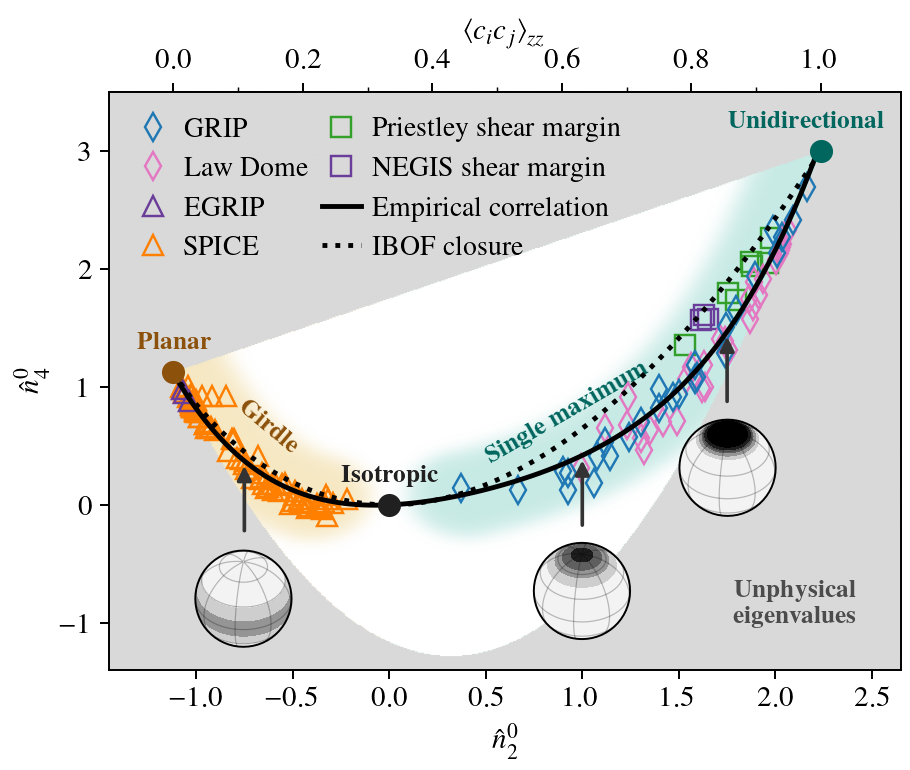

Recreate this plot in Python.
# N. M. Rathmann <[email redacted]>, 2023

import sys, os, copy, code # code.interact(local=locals())
import numpy as np
from scipy.optimize import curve_fit
import pickle, glob

import matplotlib.pyplot as plt
import matplotlib.gridspec as gridspec
import cartopy.crs as ccrs

from localheader import *
from experiments import * # experiment definitions (data structures for experiment files, etc.)
sys.path.insert(0, '../../../demo') # for importing local specfabpy build (if available) and common python header
from header import * # contains matplotlib setup etc.
from specfabpy import specfabpy as sf

SELFNAME = 'state-space-validation' # used as prefix for pickled files
os.system('mkdir -p specfab-state-trajectories')
def pfile(fname): return "specfab-state-trajectories/%s--%s.p"%(SELFNAME, fname) # full path name for pickled files

#--------------------
# Flags
#--------------------

DEBUG = 0 # Low-resolution plotting, etc.
            
#--------------------
# Config
#--------------------

if DEBUG: 
    RES = 2*50 
    RESX, RESY = int(RES/2), RES
else:
    RESX = RESY = 5*100
    
experiments = (expr_GRIP, expr_LAWDOME,  expr_EGRIP_MAIN, expr_SPICE, expr_Priestley, expr_EGRIP_S5) 

L=8
lm, nlm_len = sf.init(L) 

#--------------------
# Load pre-processed correlations (see process-experiments.py)
#--------------------

correlations = []

for expr in experiments:
    fcorr = "observed-states/%s.p"%(expr['path']) 
    print('=== Loading correlations: %s ==='%(fcorr))
    corr = pickle.load(open(fcorr, "rb"))
    corr['n20'] /= normfac # Normalization
    corr['n40'] /= normfac
    corr['n60'] /= normfac
    correlations.append(corr) 

#--------------------
# Determine ideal boundary line
#--------------------

m = [0,0,1]
Il24 = [sf.I20, sf.I40] # l=2,4, m=0 coefs

# delta distributed
n20_unidir, n40_unidir = np.real(sf.nlm_ideal(m, 0, L))[Il24]/normfac

# x--y planar distributed
n20_planar, n40_planar = np.real(sf.nlm_ideal(m, np.pi/2, L))[Il24]/normfac    

#--------------------
# Polynomial-fitted correlation curve used by Gerber et al. (2022)
#--------------------

x_, y_ = [], []
for ii,expr in enumerate(experiments):  
    x_.append(correlations[ii]['n20']) # n_2^0
    y_.append(correlations[ii]['n40']) # n_4^0
x = np.concatenate(x_)
y = np.concatenate(y_)

#def a function
def f(x, a, b, c, d):
    return a*x + b*x**2 + c*x**3 + d*x**4 #+ e*x**5

nhat40_pc, pcov = curve_fit(f, x, y)
nhat40_pc = np.concatenate(([0], nhat40_pc))
print("Correlation coefs in f(x) = a*x + b*x**2 + c*x**3 + d*x**4 are\n", nhat40_pc)

#n20_delta, n20_planar = np.sqrt(5), -np.sqrt(5)/2 # 2.23606797749979, -1.1180340067479093
print(n20_planar,n20_unidir)
x_corr = np.linspace(n20_planar,n20_unidir,100)
p_model = np.poly1d(np.flipud(nhat40_pc))
#y_corr = p_model(x_corr) # debug
y_corr = sf.nhat40_empcorr_ice(x_corr) 

#--------------------
# IBOF closure from Elmer/Ice
#--------------------

y_IBOF = y_corr * 0 # init

for ii, x in enumerate(x_corr):
    nlm_hat = np.zeros((nlm_len), dtype=np.complex128)
    nlm_hat[[0,sf.I20]] = [1, x]
    nlm_ = sf.a4_to_nlm(sf.a4_IBOF(sf.a2(nlm_hat*1/np.sqrt(4*np.pi))))
    y_IBOF[ii] = np.real(nlm_[sf.I40]/nlm_[0]) # nhat40 

#--------------------
# Construct plot
#--------------------

ms = 8
mse = ms+0.5 # end-member case points
FSLEG = FS-0.5
FSANNO = FS-1.5

c_girdle = '#8c510a' 
c_smax   = '#01665e'
c_cdrx   = 'k'

cl_smax   = np.array([199,234,229])/255
cl_girdle = np.array([246,232,195])/255

legkwargs = {'handlelength':1.4, 'framealpha':1.0, 'fancybox':False, 'columnspacing': 0.5, 'handletextpad':0.4, 'borderpad':0.37, 'edgecolor':'k'}

### Setup figure

scale = 4.0
fig = plt.figure(figsize=(1.3*scale,1.1*scale))
plt.subplots_adjust(left=0.12, right=0.99, top=0.88, bottom=0.13)
ax = plt.gca()
xlims, ylims = [-1.45,2.65], [-1.4,3.5]
sc = np.diff(ylims)/np.diff(xlims)
x = np.linspace(xlims[0],xlims[1],RESX)
y = np.linspace(ylims[0],ylims[1],RESY)

### Determine valid subspace (valid eigenvalues)

print('Determining subspace of valid eigenvalues...')
xv, yv = np.meshgrid(x, y, indexing='xy')
validregion = np.reshape(sf.nlm_isvalid(xv.flatten(), yv.flatten()), (RESY, RESX))

### Determine subspace shadings

imdat = np.empty((RESY, RESX, 4), dtype=float) # color (0,1,2) and alpha (3)

print('Determining shading regions for different fabric types...', end='')
I = np.nonzero(np.abs(x_corr) > 0.4)
for xii, x_ in enumerate(x):
    for yii, y_ in enumerate(y): 
        if validregion[yii,xii]:
            distnn = np.amin( np.sqrt(np.real((x_-x_corr[I])**2 + (1/sc*(y_-y_corr[I]))**2)) ) # distance from model-line points
            var, expo = 1e-3, 6
            imdat[yii,xii,-1] = np.exp(-distnn**expo/var) # set alpha depending on distance to model lines/points
            if x_<0: imdat[yii,xii,0:-1] = cl_girdle
            else:    imdat[yii,xii,0:-1] = cl_smax
        else: 
            imdat[yii,xii,0:-1] = [0.85]*3 # bad 
            imdat[yii,xii,-1] = 1
print('done')

# Plot valid/invalid subspaces and fabric-type shadings within valid subspace
imdat0 = np.ones((RESY, RESX, 4), dtype=float) # color (0,1,2) and alpha (3)
im = ax.imshow(imdat0, aspect='auto', extent=[np.amin(xlims), np.amax(xlims), np.amin(ylims), np.amax(ylims)], origin='lower', zorder=1)
im = ax.imshow(imdat, aspect='auto', extent=[np.amin(xlims), np.amax(xlims), np.amin(ylims), np.amax(ylims)], origin='lower', zorder=1)

### End-member cases

# Isotropic state
ax.plot(0,0,'o', ms=mse, c='k', label=None, zorder=20)
dytext = 0.04/normfac
plt.text(0, 0+dytext, r'{\bf Isotropic}', color='k', ha='center', va='bottom', fontsize=FSANNO)

# Unidirectional
ax.plot(n20_unidir,n40_unidir, marker='o', ms=mse, ls='none', c=c_smax, label=None, zorder=20)
plt.text(n20_unidir-0.1, n40_unidir+dytext, '{\\bf Unidirectional}', color=c_smax, ha='center', va='bottom', ma='center', fontsize=FSANNO)

# Planar
ax.plot(n20_planar, n40_planar, marker='o', ms=mse, ls='none', c=c_girdle, label=None, zorder=20)
plt.text(n20_planar, n40_planar+dytext, '{\\bf Planar}', color=c_girdle, ha='center', va='bottom', ma='center', fontsize=FSANNO)

# Shading labels
plt.text(0.26/normfac, 0.1/normfac, '{\\bf Single maximum}', color=c_smax, ha='center', rotation=30, fontsize=FSANNO)
plt.text(-0.175/normfac, 0.125/normfac, '{\\bf Girdle}', color=c_girdle, ha='center', rotation=-40, fontsize=FSANNO)
plt.text(2.1, -1, '{\\bf Unphysical}\n\\bf{eigenvalues}', color='0.3', ha='center', rotation=0, fontsize=FSANNO)

### Experimental data points

for ii,expr in enumerate(experiments):
    x = correlations[ii]['n20'] # n_2^0
    y = correlations[ii]['n40'] # n_4^0
    if expr['type']=='ss':  mrk = 's'
    if expr['type']=='ue':  mrk = '^'
    if expr['type']=='uc':  mrk = 'd'
    if expr['type']=='ucw': mrk = 'X'
    ax.plot(x,y, ms=ms, ls='none', color=expr['color'], fillstyle='none', marker=mrk, label=expr['plotname'], zorder=1+(len(experiments)-ii))

### Plot correlation

ax.plot(x_corr, y_corr, '-k', lw=2, label='Empirical correlation', zorder=10)

ax.plot(x_corr, y_IBOF, ':k', lw=2, label='IBOF closure', zorder=10)

### Aux

plt.sca(ax)
plt.xlabel(r'$\hat{n}_2^0$')
plt.ylabel(r'$\hat{n}_4^0$')

leg = plt.legend(loc=2, fontsize=FSLEG, frameon=False, ncol=2, **legkwargs); 

### Limits

plt.xlim(xlims)
plt.ylim(ylims)

### Second x axis for a_zz^(2) comparrison 

secax = ax.secondary_xaxis('top', functions=(n20_to_azz, azz_to_n20))
#secax.set_xlabel(r'$a^{(2)}_{zz}$')
secax.set_xlabel(r'$\ev*{c_i c_j}_{zz}$')
xticks = np.arange(0,1+1e-3,0.1)
secax.set_xticks(xticks[0::2])
secax.set_xticks(xticks[::1], minor=True)


### Plot ODF insets?

if 1:

    inclination = 50 # view angle
    rot0 = -90
    rot = -20 + rot0 
    prj = ccrs.Orthographic(rot, 90-inclination)
    geo = ccrs.Geodetic()     

    W = 0.125 # ax width
    tickintvl=1
    
    ### Modeled data
    
    arrmag = 0.125
    arr = lambda ang: arrmag*np.array([np.cos(np.deg2rad(ang)),np.sin(np.deg2rad(ang))])
    n00 = 1/np.sqrt(4*np.pi)
    nlm_constructor = lambda nhat20: np.array([n00, 0,0,nhat20*n00,0,0, 0,0,0,0,sf.nhat40_empcorr_ice(nhat20)[0]*n00,0,0,0,0], dtype=np.complex128)
    ODF_plots = (\
        {'nlm':nlm_constructor(-0.75), 'title':'', 'axloc':(0.205, 0.16), 'darr':arr(-90), 'lvlmax':0.4}, \
        {'nlm':nlm_constructor(+1.00), 'title':'', 'axloc':(0.577, 0.17), 'darr':arr(-90), 'lvlmax':0.4}, \
        {'nlm':nlm_constructor(+1.75), 'title':'', 'axloc':(0.737, 0.33), 'darr':arr(-90), 'lvlmax':0.4}, \
    )

    for ODF in ODF_plots:

        axpos = [ODF['axloc'][0],ODF['axloc'][1], W,W]
        axin = plt.axes(axpos, projection=prj) #, transform=ax.transData)
        axin.set_global()
        
        nlm = ODF['nlm']
        lvls = np.linspace(0.0,ODF['lvlmax'],6)
    
        F, lon,lat = discretize_ODF(nlm, lm[:,:len(nlm)])
        F[F<0] = 0 # fix numerical/truncation errors
        h = axin.contourf(np.rad2deg(lon), np.rad2deg(lat), F, transform=ccrs.PlateCarree(), levels=lvls, extend=('max' if lvls[0]==0.0 else 'both'), cmap='Greys', nchunk=5) # "nchunk" argument must be larger than 0 for constant-ODF (e.g. isotropy) is plotted correctly.

        # Arrow to ODF state
        n20_, n40_ = np.real(nlm[sf.I20])/normfac, np.real(nlm[sf.I40])/normfac
        ax.annotate("", xy=(n20_, n40_), xycoords='data', \
                        xytext=(n20_+ODF['darr'][0]/normfac, n40_+sc**2*ODF['darr'][1]/normfac), textcoords='data', \
                        arrowprops=dict(arrowstyle="-|>", connectionstyle="arc3", linewidth=1.5, edgecolor='0.2', facecolor='0.2'),zorder=20)            

        # Add grid lines
        kwargs_gridlines = {'ylocs':np.arange(-90,90+30,30), 'xlocs':np.arange(0,360+45,45), 'linewidth':0.5, 'color':'black', 'alpha':0.25, 'linestyle':'-'}
        gl = axin.gridlines(crs=ccrs.PlateCarree(), **kwargs_gridlines)
        gl.xlocator = mticker.FixedLocator(np.array([-135, -90, -45, 0, 90, 45, 135, 180]))

        axin.set_title(ODF['title'], fontsize=FS-3)

### Save figure

#plt.tight_layout()
plt.savefig('state-space-empcorr.png', transparent=1,  dpi=175)
plt.close()

